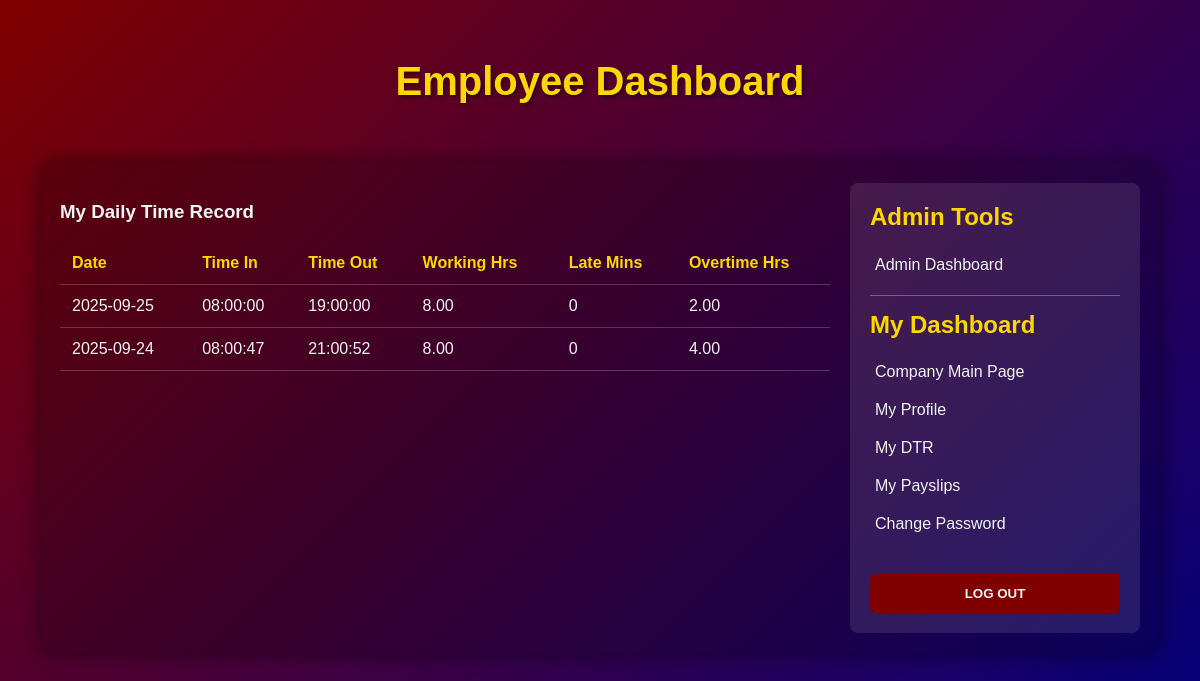
Screenshot of /employee_dashboard.php?section=dtr (signed in) with the database file from the repository.
### tables this page shows
CREATE TABLE `attendance` (
  `id` int(11) NOT NULL,
  `employeeNo` varchar(50) NOT NULL,
  `date` date NOT NULL,
  `time_in` time DEFAULT NULL,
  `time_out` time DEFAULT NULL,
  `working_hours` decimal(5,2) DEFAULT 0.00,
  `late_minutes` int(11) DEFAULT 0,
  `overtime_hours` decimal(5,2) DEFAULT 0.00
);

### employee_dashboard.php (the view, shortened to what this page needs)
<?php
include 'db_conn.php';
$employeeNo = $_SESSION['employee_no'];
$sql_personal = "SELECT * FROM employees WHERE employeeNo = ?";
$stmt_personal = $conn->prepare($sql_personal);
$stmt_personal->bind_param("s", $employeeNo);
$stmt_personal->execute();
$result_personal = $stmt_personal->get_result();
$employeeData = $result_personal->fetch_assoc();
$section = $_GET['section'] ?? 'profile';
$records = [];
switch ($section) {
    case 'dtr':
        $sql_attendance = "SELECT date, time_in, time_out, late_minutes, overtime_hours, working_hours FROM attendance WHERE employeeNo = ? ORDER BY date DESC";
        $stmt_attendance = $conn->prepare($sql_attendance);
        $stmt_attendance->bind_param("s", $employeeNo);
        $stmt_attendance->execute();
        $records = $stmt_attendance->get_result()->fetch_all(MYSQLI_ASSOC);
        break;
}
?>
<!DOCTYPE html>
<html lang="en">
<head>
    <link rel="stylesheet" href="style.css">
</head>
<body>
    <header>
        <h1>Employee Dashboard</h1>
    </header>
    <div class="page-container">
        <div class="main-content">
            <?php if ($section === 'profile' && $employeeData): ?>
                <h2>My Personal Information</h2>
                <div class="info-card">
                    <h3>Employee Details</h3>
                    <p><strong>Employee No:</strong> <?php echo htmlspecialchars($employeeData['employeeNo']); ?></p>
                    <p><strong>Department:</strong> <?php echo htmlspecialchars($employeeData['department'] ?? 'N/A'); ?></p>
                    <p><strong>Position:</strong> <?php echo htmlspecialchars($employeeData['position'] ?? 'N/A'); ?></p>
                    <p><strong>Full Name:</strong> <?php echo htmlspecialchars($employeeData['firstName'] . ' ' . $employeeData['middleName'] . ' ' . $employeeData['lastName']); ?></p>
                    <p><strong>Email:</strong> <?php echo htmlspecialchars($employeeData['email']); ?></p>
                    <p><strong>Phone Number:</strong> <?php echo htmlspecialchars($employeeData['phoneNumber']); ?></p>
                    <p><strong>Address:</strong> <?php echo htmlspecialchars($employeeData['address']); ?></p>
                    <p><strong>Birthdate:</strong> <?php echo htmlspecialchars($employeeData['birthDay']); ?></p>
                    <p><strong>Birthplace:</strong> <?php echo htmlspecialchars($employeeData['birthPlace']); ?></p>
                    <p><strong>Gender:</strong> <?php echo htmlspecialchars($employeeData['gender']); ?></p>
                    <p><strong>Civil Status:</strong> <?php echo htmlspecialchars($employeeData['civilStatus']); ?></p>
                    <p><strong>Nationality:</strong> <?php echo htmlspecialchars($employeeData['nationality']); ?></p>
                    <p><strong>Religion:</strong> <?php echo htmlspecialchars($employeeData['religion']); ?></p>
                </div>
                <div class="info-card">
                    <h3>Government & Bank Information</h3>
                    <p><strong>SSS Number:</strong> <?php echo htmlspecialchars($employeeData['sssNumber']); ?></p>
                    <p><strong>Pag-IBIG Number:</strong> <?php echo htmlspecialchars($employeeData['pagibigNumber']); ?></p>
                    <p><strong>TIN Number:</strong> <?php echo htmlspecialchars($employeeData['tinNumber']); ?></p>
                    <p><strong>PhilHealth Number:</strong> <?php echo htmlspecialchars($employeeData['philhealthNumber']); ?></p>
                    <p><strong>Bank Account:</strong> <?php echo htmlspecialchars($employeeData['bankAccount']); ?></p>
                    <p><strong>Account Type:</strong> <?php echo htmlspecialchars($employeeData['accountType']); ?></p>
                </div>
            <?php elseif ($section === 'dtr'): ?>
                <h3>My Daily Time Record</h3>
                <table class="payroll-table">
                    <thead>
                        <tr>
                            <th>Date</th>
                            <th>Time In</th>
                            <th>Time Out</th>
                            <th>Working Hrs</th>
                            <th>Late Mins</th>
                            <th>Overtime Hrs</th>
                        </tr>
                    </thead>
                    <tbody>
                        <?php if (!empty($records)): ?>
                            <?php foreach ($records as $record): ?>
                                <tr>
                                    <td><?php echo htmlspecialchars($record['date']); ?></td>
                                    <td><?php echo htmlspecialchars($record['time_in']); ?></td>
                                    <td><?php echo htmlspecialchars($record['time_out']); ?></td>
                                    <td><?php echo number_format($record['working_hours'], 2); ?></td>
                                    <td><?php echo htmlspecialchars($record['late_minutes']); ?></td>
                                    <td><?php echo number_format($record['overtime_hours'], 2); ?></td>
                                </tr>
                            <?php endforeach; ?>
                        <?php else: ?>
                            <tr><td colspan="6">No attendance records found.</td></tr>
                        <?php endif; ?>
                    </tbody>
                </table>
            <?php endif; ?>
        </div>
        <aside class="side-menu">
            <?php if (isset($_SESSION['is_admin']) && $_SESSION['is_admin']): ?>
                <h2>Admin Tools</h2>
                <ul>
                    <li><a href="admin_dashboard.php">Admin Dashboard</a></li>
                </ul>
                <hr>
            <?php endif; ?>
            <h2>My Dashboard</h2>
            <ul>
                <li><a href="company-main-page.php">Company Main Page</a></li>
                <li><a href="employee_dashboard.php?section=profile">My Profile</a></li>
                <li><a href="employee_dashboard.php?section=dtr">My DTR</a></li>
                <li><a href="employee_dashboard.php?section=payslip">My Payslips</a></li>
                <li><a href="employee_dashboard.php?section=change_password">Change Password</a></li>
            </ul>
            <button id="logoutBtn" onclick="window.location.href='logout.php'">Log Out</button>
        </aside>
    </div>
</body>
</html>

### style.css (style rules this page uses)
:root { --primary-maroon: #800000; --secondary-navy-blue: #000080; --accent-gold: #FFD700; --text-color-light: #f4f4f4; --text-color-dark: #333333; --success-bg: #d4edda; --success-color: #155724; --error-bg: #f8d7da; --error-color: #721c24; }
body { font-family: Arial, sans-serif; background: linear-gradient(135deg, var(--primary-maroon), var(--secondary-navy-blue)); color: var(--text-color-light); display: flex; flex-direction: column; align-items: center; min-height: 100vh; margin: 0; }
header { text-align: center; margin-top: 2rem; margin-bottom: 2rem; width: 100%; }
h1 { color: var(--accent-gold); text-shadow: 2px 2px 4px rgba(0, 0, 0, 0.5); font-size: 2.5rem; }
h2, h3 { color: var(--text-color-light); }
.page-container { display: flex; width: 90%; max-width: 1200px; background-color: rgba(0, 0, 0, 0.2); border-radius: 10px; padding: 20px; box-shadow: 0 0 20px rgba(0, 0, 0, 0.5); }
.main-content { flex-grow: 1; padding-right: 20px; }
.side-menu { width: 250px; padding: 20px; background-color: rgba(255, 255, 255, 0.1); border-radius: 8px; }
.side-menu h2 { color: var(--accent-gold); margin-top: 0; }
.side-menu ul { list-style: none; padding: 0; }
.side-menu li { margin-bottom: 10px; }
.side-menu a { color: var(--text-color-light); text-decoration: none; display: block; padding: 5px; border-radius: 4px; transition: background-color 0.3s; }
.side-menu hr { border: 0; height: 1px; background-color: rgba(255, 255, 255, 0.3); margin: 15px 0; }
button, .button { background-color: var(--accent-gold); color: var(--primary-maroon); padding: 0.75rem 1.5rem; border: none; border-radius: 5px; cursor: pointer; font-weight: bold; text-transform: uppercase; transition: background-color 0.3s, color 0.3s; text-decoration: none; display: inline-block; text-align: center; }
#logoutBtn { width: 100%; margin-top: 20px; background-color: var(--primary-maroon); color: var(--text-color-light); }
.payroll-table { width: 100%; border-collapse: collapse; margin-top: 1rem; }
.payroll-table th, .payroll-table td { padding: 12px; text-align: left; border-bottom: 1px solid rgba(255, 255, 255, 0.2); }
.payroll-table th { color: var(--accent-gold); }

### rows the page displays
attendance: date "2025-09-25", time_in "08:00:00", time_out "19:00:00", working_hours "8.00", late_minutes "0", overtime_hours "2.00"
attendance: date "2025-09-24", time_in "08:00:47", time_out "21:00:52", working_hours "8.00", late_minutes "0", overtime_hours "4.00"
